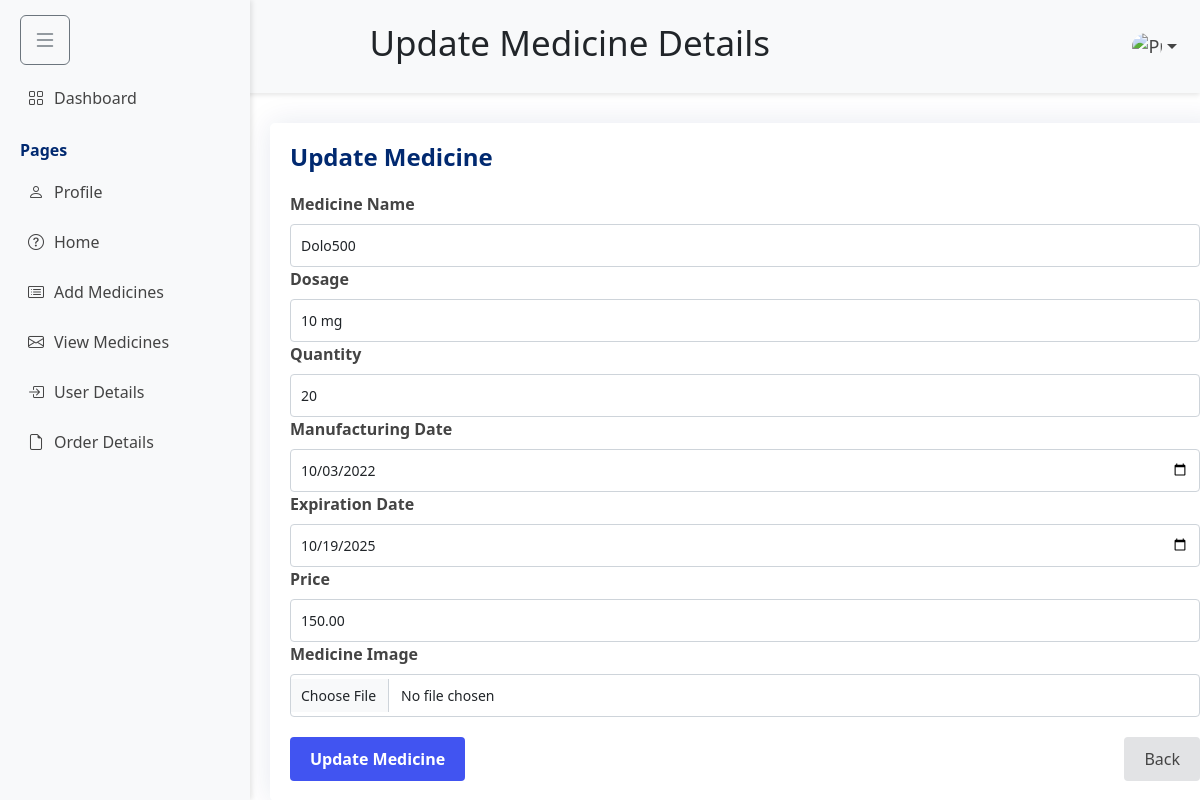
/dashboard/updatemedicine.php?medicine_id=1, run on the app's committed database.
### tables this page shows
CREATE TABLE `medicines` (
  `medicine_id` int(11) NOT NULL,
  `category_id` int(11) NOT NULL,
  `name` varchar(255) NOT NULL,
  `dosage` varchar(255) NOT NULL,
  `quantity` int(11) NOT NULL,
  `manufacturing_date` date NOT NULL,
  `expiration_date` date NOT NULL,
  `price` decimal(10,2) NOT NULL,
  `created_at` timestamp NOT NULL DEFAULT current_timestamp(),
  `image` varchar(255) DEFAULT NULL
);

### dashboard/updatemedicine.php (the view, shortened to what this page needs)
<?php
$servername = "localhost";
$username = "root";
$password = "";
$dbname = "feeling_better";
$conn = new mysqli($servername, $username, $password, $dbname);
if (isset($_GET['medicine_id'])) {
    $id = intval($_GET['medicine_id']);
    $sql = "SELECT * FROM medicines WHERE medicine_id = $id";
    $result = $conn->query($sql);
    if ($result->num_rows > 0) {
        $medicine = $result->fetch_assoc();
    } else {
        echo "<script>alert('No medicine found with this ID');</script>";
        echo "<script>window.location.href = 'viewmedicine.php';</script>";
    }
} else {
    echo "<script>alert('No medicine ID provided');</script>";
    echo "<script>window.location.href = 'viewmedicine.php';</script>";
}
?>
<!DOCTYPE html>
<html lang="en">
<head>
    <link href="https://cdn.jsdelivr.net/npm/bootstrap@5.3.3/dist/css/bootstrap.min.css" rel="stylesheet">
    <link href="assets/vendor/bootstrap/css/bootstrap.min.css" rel="stylesheet">
    <link href="assets/vendor/bootstrap-icons/bootstrap-icons.css" rel="stylesheet">
    <link href="assets/vendor/boxicons/css/boxicons.min.css" rel="stylesheet">
    <link href="assets/vendor/quill/quill.snow.css" rel="stylesheet">
    <link href="assets/vendor/quill/quill.bubble.css" rel="stylesheet">
    <link href="assets/vendor/remixicon/remixicon.css" rel="stylesheet">
    <link href="assets/vendor/simple-datatables/style.css" rel="stylesheet">
    <link href="https://cdn.jsdelivr.net/npm/bootstrap-icons@1.5.0/font/bootstrap-icons.css" rel="stylesheet">
</head>
<body>
    <header class="header d-flex justify-content-between align-items-center">
        <div class="flex-grow-1 text-center">
            <h1 class="logo">Update Medicine Details</h1>
        </div>
        <nav>
            <ul class="d-flex list-unstyled mb-0">
                <li class="nav-item dropdown">
                    <a class="nav-link dropdown-toggle" href="#" data-bs-toggle="dropdown">
                        <img src="assets/img/person.ico" alt="Profile" class="rounded-circle" style="width: 30px;">
                    </a>
                </li>
            </ul>
        </nav>
    </header>
    <div class="hamburger" onclick="toggleSidebar()">
        <button class="btn btn-outline-secondary">
            <i class="bi bi-list" style="font-size: 24px;"></i>
        </button>
    </div>
    <aside class="sidebar" id="sidebar"><br><br>
        <ul class="sidebar-nav" id="sidebar-nav">
            <li class="nav-item">
                <a class="nav-link" href="dashboard.php">
                    <i class="bi bi-grid"></i>
                    <span>Dashboard</span>
                </a>
            </li>
            <li class="nav-heading">Pages</li>
            <li class="nav-item">
                <a class="nav-link" href="users-profile.html">
                    <i class="bi bi-person"></i>
                    <span>Profile</span>
                </a>
            </li>
            <li class="nav-item">
                <a class="nav-link" href="/medion/index.php">
                    <i class="bi bi-question-circle"></i>
                    <span>Home</span>
                </a>
            </li>
            <li class="nav-item">
                <a class="nav-link" href="addmedicine.php">
                    <i class="bi bi-card-list"></i>
                    <span>Add Medicines</span>
                </a>
            </li>
            <li class="nav-item">
                <a class="nav-link" href="viewmedicine.php">
                    <i class="bi bi-envelope"></i>
                    <span>View Medicines</span>
                </a>
            </li>
            <li class="nav-item">
                <a class="nav-link" href="user_details.php">
                    <i class="bi bi-box-arrow-in-right"></i>
                    <span>User Details</span>
                </a>
            </li>
            <li class="nav-item">
                <a class="nav-link collapsed" href="order_details.php">
                    <i class="bi bi-file-earmark"></i>
                    <span>Order Details</span>
                </a>
            </li>
        </ul>
    </aside>
    <div id="mainContent">
        <div class="container update-medicine-container">
            <h1 class="update-medicine-title">Update Medicine</h1>
            <form method="POST" action="updatemedicine.php" enctype="multipart/form-data">
                <label for="medicine-name" class="form-label">Medicine Name</label>
                <input type="text" id="medicine-name" name="name" class="form-control"
                    value="<?php echo $medicine['name']; ?>" required>
                <label for="dosage" class="form-label">Dosage</label>
                <input type="text" id="dosage" name="dosage" class="form-control"
                    value="<?php echo $medicine['dosage']; ?>" required>
                <label for="quantity" class="form-label">Quantity</label>
                <input type="number" id="quantity" name="quantity" class="form-control"
                    value="<?php echo $medicine['quantity']; ?>" required>
                <label for="manufacturing-date" class="form-label">Manufacturing Date</label>
                <input type="date" id="manufacturing-date" name="manufacturing_date" class="form-control"
                    value="<?php echo $medicine['manufacturing_date']; ?>" required>
                <label for="expiration-date" class="form-label">Expiration Date</label>
                <input type="date" id="expiration-date" name="expiration_date" class="form-control"
                    value="<?php echo $medicine['expiration_date']; ?>" required>
                <label for="price" class="form-label">Price</label>
                <input type="number" id="price" name="price" class="form-control" step="0.01"
                    value="<?php echo $medicine['price']; ?>" required>
                <label for="image" class="form-label">Medicine Image</label>
                <input type="file" id="image" name="image" class="form-control" accept="image/*">
                <div class="btn-container">
                    <button type="submit" name="update" class="btn btn-submit">Update Medicine</button>
                    <button class="btn btn-back" onclick="window.location.href='viewmedicine.php';">Back</button>
                </div>
            </form>
        </div>
    </div>
</body>
</html>

### dashboard/updatemedicine.php (style rules this page uses)
.update-medicine-container { margin-top: 30px; padding: 20px; background: #ffffff; border-radius: 5px; max-width: 1700px; width: 100%; box-shadow: 0px 0 30px rgba(1, 41, 112, 0.1); margin-left: 20px; }
.update-medicine-title { font-size: 24px; font-weight: 600; color: #012970; margin-bottom: 20px; }
.form-label { font-weight: 600; color: #444444; }
.form-control { border: 1px solid #ced4da; border-radius: 4px; padding: 10px; font-size: 14px; }
.btn-container { display: flex; justify-content: space-between; margin-top: 20px; }
.btn-submit { background-color: #4154f1; color: #ffffff; font-weight: 600; border: none; border-radius: 4px; padding: 10px 20px; margin-right: 10px; transition: background-color 0.3s; }
.btn-back { background-color: #e2e3e5; color: #444444; border: none; border-radius: 4px; padding: 10px 20px; transition: background-color 0.3s; }
.sidebar { background: #f8f9fa; height: 100vh; position: fixed; top: 0; left: 0; width: 250px; box-shadow: 2px 0 5px rgba(0, 0, 0, 0.1); padding: 20px; overflow-y: auto; transition: transform 0.3s ease; }
.sidebar-nav { list-style-type: none; padding: 0; margin: 0; }
.nav-item { margin: 10px 0; }
.nav-link { display: flex; align-items: center; padding: 8px; border-radius: 4px; color: #444; text-decoration: none; transition: background-color 0.3s; }
.nav-link i { margin-right: 10px; }
.nav-heading { margin: 20px 0 10px; font-weight: bold; color: #012970; }
.hamburger { position: absolute; top: 15px; left: 20px; cursor: pointer; z-index: 1000; }
#mainContent { margin-left: 250px; transition: margin-left 0.3s ease; }
.header { background-color: #f8f9fa; padding: 15px; box-shadow: 0px 2px 5px rgba(0, 0, 0, 0.1); font-size: 18px; }
.header .logo { font-size: 35px; }

### data on the page
medicines: name "Dolo500", dosage "10 mg", quantity "20", manufacturing_date "10/03/2022", expiration_date "10/19/2025", price "150.00"
